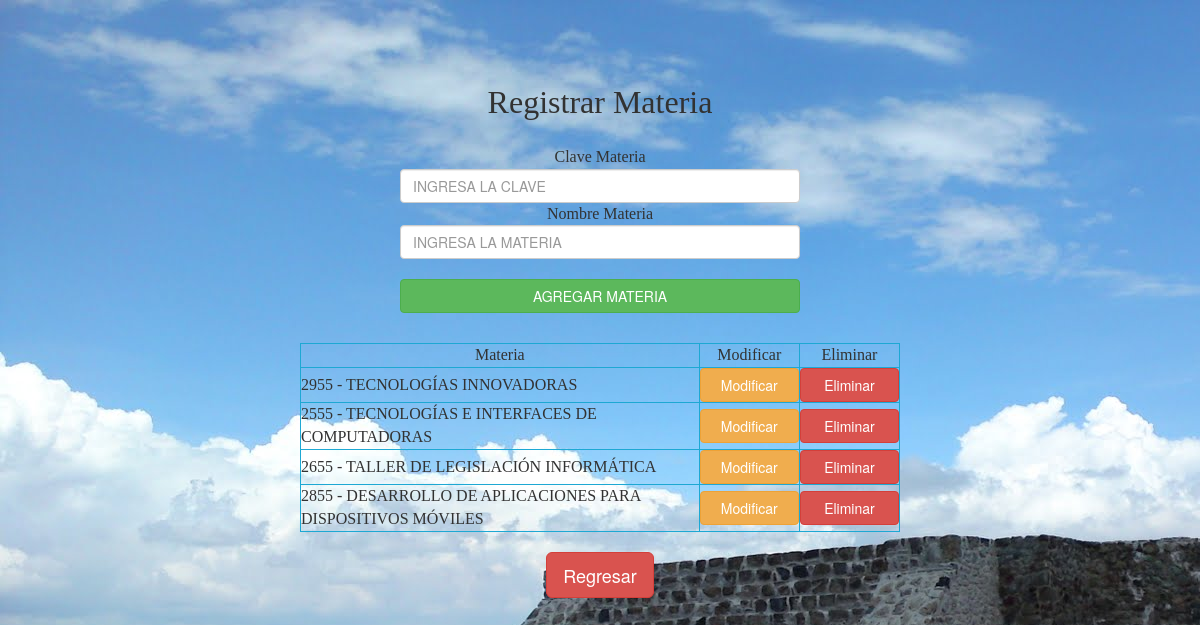
The page /controlador/Tareas/operacionmaterias.php (signed in) on the database its author committed.
### tables this page shows
CREATE TABLE IF NOT EXISTS `materias` (
  `id_materia` varchar(6) NOT NULL,
  `nom_materia` varchar(100) NOT NULL,
  PRIMARY KEY (`id_materia`)
);

### controlador/Tareas/operacionmaterias.php (the view, shortened to what this page needs)
<!DOCTYPE html>
<html lang="es">
<head>
    <link href="../../resources/bootstrap/dist/css/bootstrap.css" rel="stylesheet">
    <link href="../../resources/font-awesome/css/font-awesome.min.css" rel="stylesheet">
    <link rel="stylesheet" type="text/css" href="../../resources/css/sweetalert.css">
</head>
<body background="../../resources/img/acozac2.jpg">
<?php
if(isset($_SESSION["matricula"]) and isset($_SESSION['tipo_usuario'])){
	if($_SESSION['tipo_usuario']==3){
		if(isset($_REQUEST['MODIFICAR'])){
			if($_REQUEST['MODIFICAR']==1){
?>
<br/><br/><br/><br/>
<form method="post" name="modificam">
<table width="400" border="0" align="center">
  <tbody>
    <tr>
      <td align="center"><font face="Impact" color="#323232" size="6">Registrar Materia</font><br/><br/></td>
    </tr>
    <tr>
      <td align="center"><font face="Impact" color="#323232" size="3">Clave Materia</font><br/></td>
    </tr>
    <tr>
      <td align="center"><input type="text" class="form-control" name="cn_cmateria" placeholder="INGRESA LA CLAVE" onkeyup="this.value=this.value.toUpperCase()" pattern="[0-9]+{5}" value="<?php echo $_GET['cn_cmateria'];?>" readonly required></td>
    </tr>
    <tr>
      <td align="center"><font face="Impact" color="#323232" size="3">Nombre Materia</font><br/></td>
    </tr>
    <tr>
      <td align="center"><input type="text" class="form-control" name="cn_materia" placeholder="INGRESA LA MATERIA" onkeyup="this.value=this.value.toUpperCase()" pattern="[a-z]+{30}" value="<?php echo $_GET['cn_materia'];?>" required><br/></td>
    </tr>
    <tr>
    	<input type="hidden" name="MODIFICAR" value="2"/>
      <td align="center"><input type="submit" class="btn btn-success btn-block" name="MODIFICAR MATERIA" value="MODIFICAR MATERIA" ></td>
    </tr>
  </tbody>
</table>
</form>
<?php }else{
		require_once("../../entidades/Bases de datos/conexion.php");
		$query="UPDATE materias SET id_materia='".$_POST['cn_cmateria']."', nom_materia='".utf8_decode($_POST['cn_materia'])."' WHERE id_materia='".$_POST['cn_cmateria']."'";
		$result = $con-> query($query);
		mysqli_close($con);
		header("location:operacionmaterias.php");
		}
	}else{?>
<br/><br/><br/><br/>
<form method="post" name="agregam">
<table width="400" border="0" align="center">
  <tbody>
    <tr>
      <td align="center"><font face="Impact" color="#323232" size="6">Registrar Materia</font><br/><br/></td>
    </tr>
    <tr>
      <td align="center"><font face="Impact" color="#323232" size="3">Clave Materia</font><br/></td>
    </tr>
    <tr>
      <td align="center"><input type="text" class="form-control" name="cn_cmateria" placeholder="INGRESA LA CLAVE" onkeyup="this.value=this.value.toUpperCase()" pattern="[0-9]+{5}" required></td>
    </tr>
    <tr>
      <td align="center"><font face="Impact" color="#323232" size="3">Nombre Materia</font><br/></td>
    </tr>
    <tr>
      <td align="center"><input type="text" class="form-control" name="cn_materia" placeholder="INGRESA LA MATERIA" onkeyup="this.value=this.value.toUpperCase()" pattern="[a-z]+{30}" required><br/></td>
    </tr>
    <tr>
      <td align="center"><input type="submit" class="btn btn-success btn-block" name="AGREGARMATERIA" value="AGREGAR MATERIA" ></td>
    </tr>
  </tbody>
</table>
</form>
<p>&nbsp;</p>
<table width="600" border="1" align="center" bordercolor="#1DA8D3">
  <tbody>
    <tr>
      <td width="390" align="center"><font face="Impact" color="#323232" size="3">Materia</font></td>
      <td width="98" align="center"><font face="Impact" color="#323232" size="3">Modificar</font></td>
      <td width="98" align="center"><font face="Impact" color="#323232" size="3">Eliminar</font></td>
    </tr>
    <?php
	require_once("../../entidades/Bases de datos/conexion.php");
	$query="SELECT * FROM materias";
	$result = $con-> query($query);
	if(mysqli_num_rows($result)>0)
		while($materia=mysqli_fetch_array($result)){
	?>
    		<tr>
      			<td><font face="Impact" color="#323232" size="3"><?php echo utf8_encode($materia[0]." - ".$materia[1]);?></font></td>
      			<td align="center"><a href="?MODIFICAR=1&<?php echo utf8_encode("cn_cmateria=".$materia[0]."&cn_materia=".$materia[1]);?>" class="btn btn-warning btn-block">Modificar</a></td>
      			<td align="center"><a href="?ELIMINAR=1&<?php echo utf8_encode("cn_cmateria=".$materia[0]);?>" class="btn btn-danger btn-block">Eliminar</a></td>
    		</tr>
  <?php
		}
}
	?>
  </tbody>
</table>
<?php
	}
}
?>
<br>
<p align="center"><a href="../../workflow/Workpage/workspaceA.php" class="btn btn-danger btn-lg">Regresar</a></p>
</body>
</html>

### rows shown on the page
materias: utf8_encode($materia[0]." - ".$materia[1]) "2955 - TECNOLOGÍAS INNOVADORAS"
materias: utf8_encode($materia[0]." - ".$materia[1]) "2555 - TECNOLOGÍAS E INTERFACES DE COMPUTADORAS"
materias: utf8_encode($materia[0]." - ".$materia[1]) "2655 - TALLER DE LEGISLACIÓN INFORMÁTICA"
materias: utf8_encode($materia[0]." - ".$materia[1]) "2855 - DESARROLLO DE APLICACIONES PARA DISPOSITIVOS MÓVILES"
